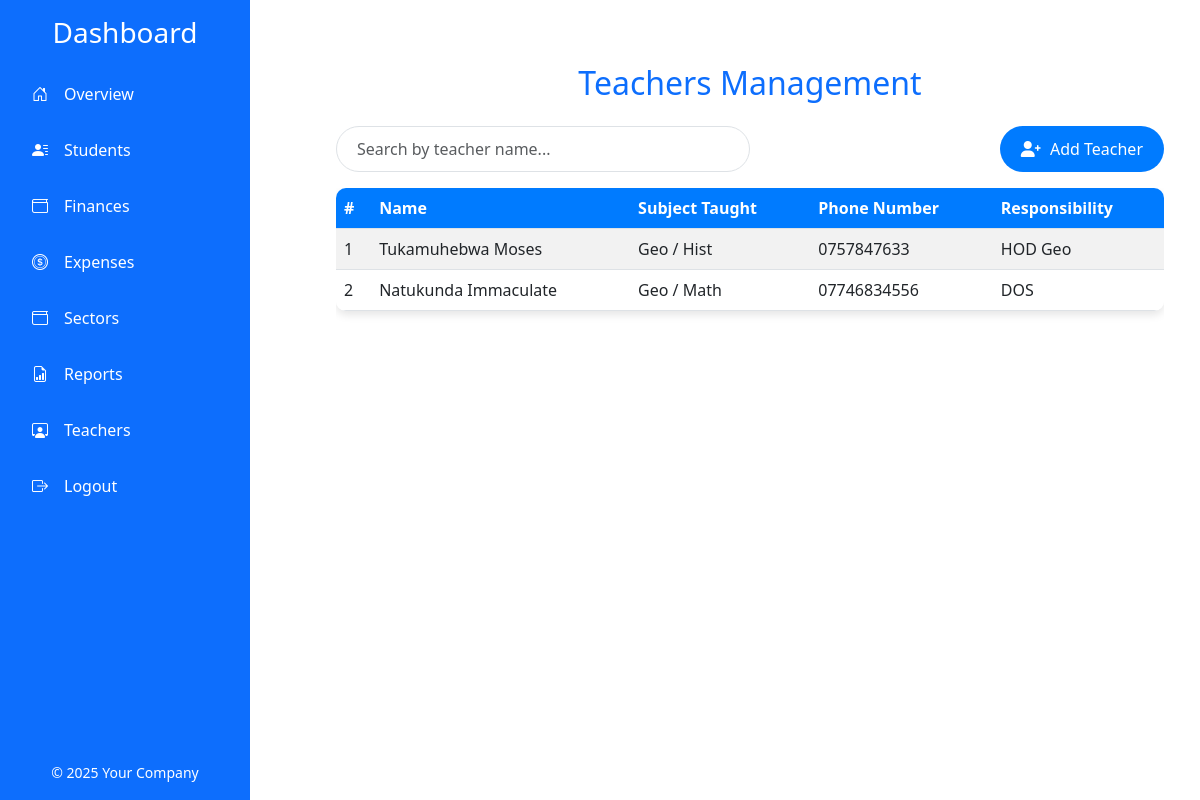
The app's page /teachers.php with its own data.
### tables this page shows
CREATE TABLE `teachers` (
  `id` int(11) NOT NULL,
  `teacher_name` varchar(255) NOT NULL,
  `subject_taught` varchar(255) NOT NULL,
  `phone_number` varchar(20) DEFAULT NULL,
  `responsibility` varchar(255) DEFAULT NULL
);

### teachers.php (the view, shortened to what this page needs)
<?php
include('config.php');
$teachers = mysqli_query($conn, "SELECT * FROM teachers");
?>
<!DOCTYPE html>
<html lang="en">
<head>
    <link href="https://cdn.jsdelivr.net/npm/bootstrap@5.3.0-alpha1/dist/css/bootstrap.min.css" rel="stylesheet">
    <link href="https://cdnjs.cloudflare.com/ajax/libs/font-awesome/6.0.0-beta3/css/all.min.css" rel="stylesheet">
       <link href="https://cdn.jsdelivr.net/npm/bootstrap-icons/font/bootstrap-icons.css" rel="stylesheet">
</head>
<body class="d-flex">
    <div class="col-3 p-0">
        <?php include('includes/navigation.php'); ?>
    </div>
    <div class="col-9 p-4">
    <div class="container">
        <h2 class="text-center text-primary mb-4">Teachers Management</h2>
        <div class="d-flex justify-content-between align-items-center mb-3">
            <div class="search-bar w-50">
                <input type="text" id="searchInput" class="form-control" placeholder="Search by teacher name...">
            </div>
            <button class="btn btn-add" data-bs-toggle="modal" data-bs-target="#addTeacherModal">
                <i class="fas fa-user-plus"></i> Add Teacher
            </button>
        </div>
        <div class="table-responsive">
            <table class="table table-hover table-striped">
                <thead>
                    <tr>
                        <th>#</th>
                        <th>Name</th>
                        <th>Subject Taught</th>
                        <th>Phone Number</th>
                        <th>Responsibility</th>
                    </tr>
                </thead>
                <tbody>
                    <?php $i = 1; while ($row = mysqli_fetch_assoc($teachers)): ?>
                    <tr>
                        <td><?= $i++; ?></td>
                        <td><?= htmlspecialchars($row['teacher_name']); ?></td>
                        <td><?= htmlspecialchars($row['subject_taught']); ?></td>
                        <td><?= htmlspecialchars($row['phone_number']); ?></td>
                        <td><?= htmlspecialchars($row['responsibility']); ?></td>
                    </tr>
                    <?php endwhile; ?>
                </tbody>
            </table>
        </div>
    </div>
             </div>
</body>
</html>

### teachers.php (style rules this page uses)
.container { margin-top: 40px; }
.search-bar input { border-radius: 25px; padding: 10px 20px; }
.btn-add { background-color: #007bff; color: #fff; border-radius: 25px; padding: 10px 20px; font-size: 16px; }
.table { border-radius: 10px; overflow: hidden; box-shadow: 0 4px 8px rgba(0, 0, 0, 0.1); }
.table th { background-color: #007bff; color: white; }
.table td { vertical-align: middle; }
.fa-user-plus { margin-right: 5px; }

### records on screen
teachers: teacher_name "Tukamuhebwa Moses", subject_taught "Geo / Hist", phone_number "0757847633", responsibility "HOD Geo"
teachers: teacher_name "Natukunda Immaculate", subject_taught "Geo / Math", phone_number "07746834556", responsibility "DOS"
